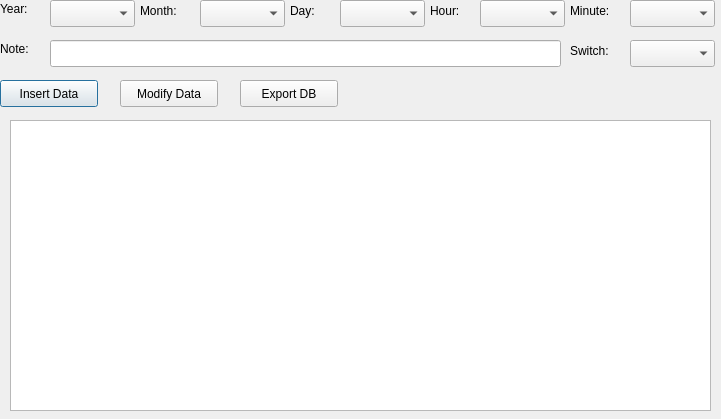
<?xml version="1.0" encoding="UTF-8"?>
<ui version="4.0">
 <class>Dialog</class>
 <widget class="QDialog" name="Dialog">
  <property name="geometry">
   <rect>
    <x>0</x>
    <y>0</y>
    <width>721</width>
    <height>419</height>
   </rect>
  </property>
  <property name="windowTitle">
   <string extracomment="Calendar by Jash.Liao">JL_calendar</string>
  </property>
  <widget class="QPushButton" name="InsertButton">
   <property name="geometry">
    <rect>
     <x>0</x>
     <y>80</y>
     <width>98</width>
     <height>27</height>
    </rect>
   </property>
   <property name="text">
    <string>Insert Data</string>
   </property>
  </widget>
  <widget class="QLabel" name="label">
   <property name="geometry">
    <rect>
     <x>0</x>
     <y>0</y>
     <width>51</width>
     <height>17</height>
    </rect>
   </property>
   <property name="text">
    <string>Year:</string>
   </property>
  </widget>
  <widget class="QComboBox" name="comboYear">
   <property name="geometry">
    <rect>
     <x>50</x>
     <y>0</y>
     <width>85</width>
     <height>27</height>
    </rect>
   </property>
  </widget>
  <widget class="QLabel" name="label_2">
   <property name="geometry">
    <rect>
     <x>140</x>
     <y>0</y>
     <width>61</width>
     <height>21</height>
    </rect>
   </property>
   <property name="text">
    <string>Month:</string>
   </property>
  </widget>
  <widget class="QComboBox" name="comboMonth">
   <property name="geometry">
    <rect>
     <x>200</x>
     <y>0</y>
     <width>85</width>
     <height>27</height>
    </rect>
   </property>
  </widget>
  <widget class="QLabel" name="label_3">
   <property name="geometry">
    <rect>
     <x>290</x>
     <y>0</y>
     <width>51</width>
     <height>21</height>
    </rect>
   </property>
   <property name="text">
    <string>Day:</string>
   </property>
  </widget>
  <widget class="QComboBox" name="comboDay">
   <property name="geometry">
    <rect>
     <x>340</x>
     <y>0</y>
     <width>85</width>
     <height>27</height>
    </rect>
   </property>
  </widget>
  <widget class="QLabel" name="label_4">
   <property name="geometry">
    <rect>
     <x>430</x>
     <y>0</y>
     <width>51</width>
     <height>21</height>
    </rect>
   </property>
   <property name="text">
    <string>Hour:</string>
   </property>
  </widget>
  <widget class="QComboBox" name="comboHour">
   <property name="geometry">
    <rect>
     <x>480</x>
     <y>0</y>
     <width>85</width>
     <height>27</height>
    </rect>
   </property>
  </widget>
  <widget class="QLabel" name="label_5">
   <property name="geometry">
    <rect>
     <x>570</x>
     <y>0</y>
     <width>61</width>
     <height>21</height>
    </rect>
   </property>
   <property name="text">
    <string>Minute:</string>
   </property>
  </widget>
  <widget class="QComboBox" name="comboMinute">
   <property name="geometry">
    <rect>
     <x>630</x>
     <y>0</y>
     <width>85</width>
     <height>27</height>
    </rect>
   </property>
  </widget>
  <widget class="QLineEdit" name="lineEditNote">
   <property name="geometry">
    <rect>
     <x>50</x>
     <y>40</y>
     <width>511</width>
     <height>27</height>
    </rect>
   </property>
  </widget>
  <widget class="QLabel" name="label_6">
   <property name="geometry">
    <rect>
     <x>0</x>
     <y>40</y>
     <width>51</width>
     <height>17</height>
    </rect>
   </property>
   <property name="text">
    <string>Note:</string>
   </property>
  </widget>
  <widget class="QLabel" name="label_7">
   <property name="geometry">
    <rect>
     <x>570</x>
     <y>40</y>
     <width>61</width>
     <height>21</height>
    </rect>
   </property>
   <property name="text">
    <string>Switch:</string>
   </property>
  </widget>
  <widget class="QComboBox" name="comboSwitch">
   <property name="geometry">
    <rect>
     <x>630</x>
     <y>40</y>
     <width>85</width>
     <height>27</height>
    </rect>
   </property>
  </widget>
  <widget class="QPushButton" name="ModifyButton">
   <property name="geometry">
    <rect>
     <x>120</x>
     <y>80</y>
     <width>98</width>
     <height>27</height>
    </rect>
   </property>
   <property name="text">
    <string>Modify Data</string>
   </property>
  </widget>
  <widget class="QPushButton" name="ExportButton">
   <property name="geometry">
    <rect>
     <x>240</x>
     <y>80</y>
     <width>98</width>
     <height>27</height>
    </rect>
   </property>
   <property name="text">
    <string>Export DB</string>
   </property>
  </widget>
  <widget class="QTableWidget" name="tableWidget">
   <property name="geometry">
    <rect>
     <x>10</x>
     <y>120</y>
     <width>701</width>
     <height>291</height>
    </rect>
   </property>
  </widget>
 </widget>
 <resources/>
 <connections>
  <connection>
   <sender>InsertButton</sender>
   <signal>clicked()</signal>
   <receiver>Dialog</receiver>
   <slot>slotInsertData()</slot>
   <hints>
    <hint type="sourcelabel">
     <x>98</x>
     <y>73</y>
    </hint>
    <hint type="destinationlabel">
     <x>199</x>
     <y>149</y>
    </hint>
   </hints>
  </connection>
  <connection>
   <sender>ModifyButton</sender>
   <signal>clicked()</signal>
   <receiver>Dialog</receiver>
   <slot>slotModifyData()</slot>
   <hints>
    <hint type="sourcelabel">
     <x>168</x>
     <y>93</y>
    </hint>
    <hint type="destinationlabel">
     <x>360</x>
     <y>209</y>
    </hint>
   </hints>
  </connection>
  <connection>
   <sender>ExportButton</sender>
   <signal>clicked()</signal>
   <receiver>Dialog</receiver>
   <slot>slotExportDB()</slot>
   <hints>
    <hint type="sourcelabel">
     <x>288</x>
     <y>93</y>
    </hint>
    <hint type="destinationlabel">
     <x>360</x>
     <y>209</y>
    </hint>
   </hints>
  </connection>
 </connections>
 <slots>
  <slot>slotInsertData()</slot>
  <slot>slotSelectData(int,int)</slot>
  <slot>slotModifyData()</slot>
  <slot>slotExportDB()</slot>
 </slots>
</ui>
